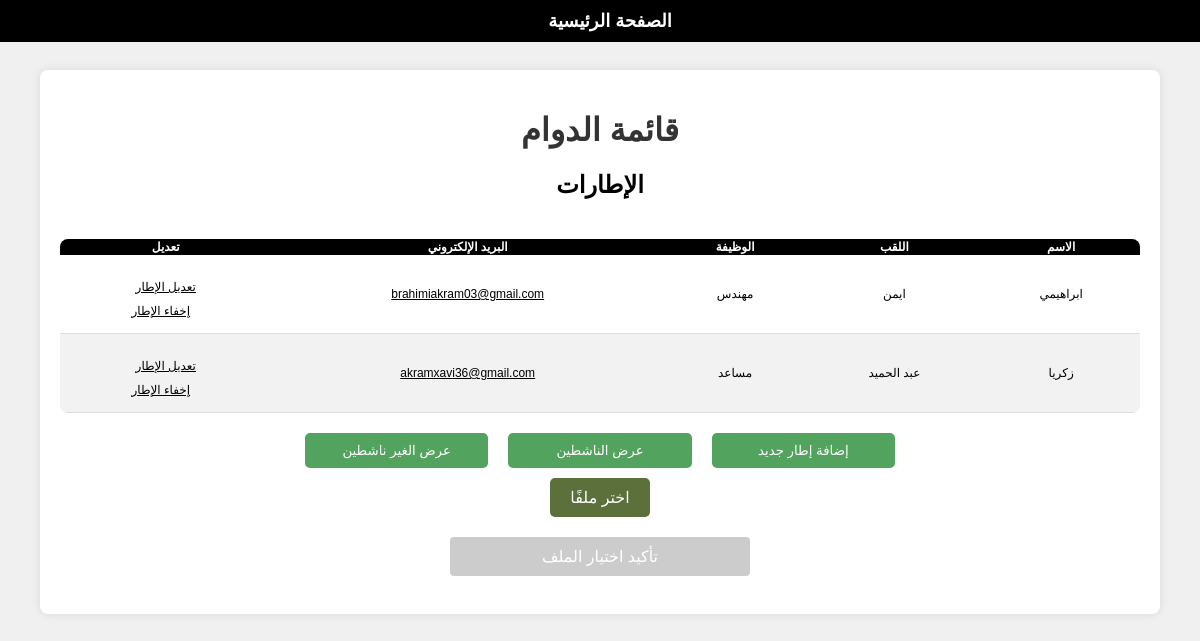
The app's page /afficher_liste/, older data.
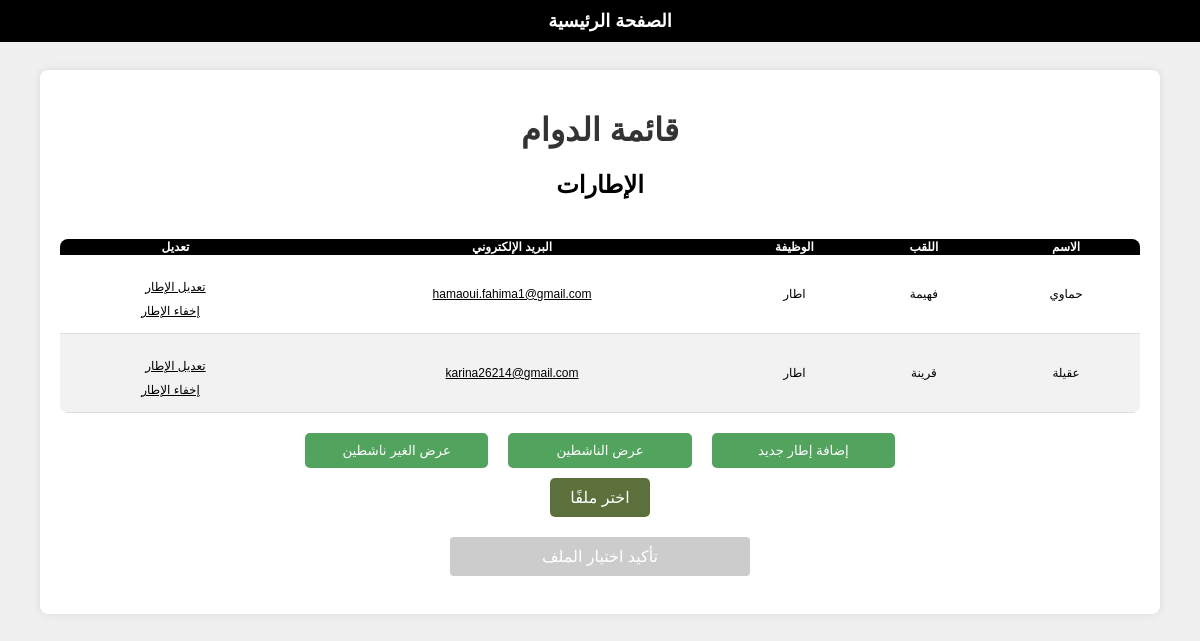
The same page, newer data.
### main/models.py (models this page shows, shortened)
class Cadre (models.Model):
    id = models.AutoField(primary_key= True)
    nom = models.CharField(max_length= 40)
    prenom = models.CharField(max_length = 40)
    poste = models.CharField(max_length= 60)
    email = models.EmailField(unique= True , max_length= 100)
    active = models.BooleanField(default = True)

### main/views.py (the view, shortened to what this page needs)
def afficher_liste (request) :
    if request.method == 'GET':
        filter_param = request.GET.get('filter')
        emails = Cadre.objects.filter(active=True).values_list('email', flat=True)
        email_list = ','.join(emails)
        if filter_param == 'inactive':
            cadres = Cadre.objects.filter(active=False)
            return render(request, 'afficher_liste.html', {'cadres': cadres, 'email_list': email_list})
        else :
            cadres = Cadre.objects.filter(active=True)
            return render(request, 'afficher_liste.html', {'cadres': cadres, 'email_list': email_list})

### main/templates/afficher_liste.html (shortened to what this page needs)
<!DOCTYPE html>
<html lang="ar" dir="rtl">
<head>
</head>
<body>
    <div class="homenavbar">
        <a href="{% url 'home' %}">الصفحة الرئيسية</a>
    </div>
    <div class="container">
        <h1>قائمة الدوام</h1>
        <h2>الإطارات</h2>
        <div class="cadre">
            <table>
                <thead>
                    <tr>
                        <th>الاسم</th>
                        <th>اللقب</th>
                        <th>الوظيفة</th>
                        <th>البريد الإلكتروني</th>
                        <th>تعديل</th>
                    </tr>
                </thead>
                <tbody>
                    {% for cadre in cadres %}
                        <tr>
                            <td>{{ cadre.nom }}</td>
                            <td>{{ cadre.prenom }}</td>
                            <td>{{ cadre.poste }}</td>
                            <td><a href="mailto:{{ cadre.email }}">{{ cadre.email }}</a></td>
                            <td>
                                {% if cadre.active %}
                                    <div class="lien">  <a href="{% url 'modifier cadre' cadre.id %}" >تعديل الإطار</a> </div>
                                    <div class="lien"> <a href="{% url 'masque cadre' cadre.id %}" style="margin-right: 10px;">إخفاء الإطار</a> </div>
                                {% else %}
                                    <div class="lien"> <a href="{% url 'modifier cadre' cadre.id %}">تعديل الإطار</a> </div>
                                    <div class="lien"><a href="{% url 'desmasque cadre' cadre.id %}" style="margin-right: 10px;">إظهار الإطار</a></div>
                                {% endif %}
                            </td>
                        </tr>
                    {% endfor %}
                </tbody>
            </table>
        </div>
        <div class="btn-group">
            <form method="get" action="{% url 'ajouter cadre' %}">
                <button type="submit">إضافة إطار جديد</button>
            </form>
            <form method="get" action="{% url 'afficher liste' %}">
                <button type="submit" name="filter" value="active">عرض الناشطين</button>
            </form>
            <form method="get" action="{% url 'afficher liste' %}">
                <button type="submit" name="filter" value="inactive">عرض الغير ناشطين</button>
            </form>
        </div>
        <form method="post" enctype="multipart/form-data">
            <label class="custom-file-upload">
                <span>اختر ملفًا</span>
            </label>
            <button type="submit" class="btn" id="submit-button" disabled>تأكيد اختيار الملف</button>
        </form>
    </div>
</body>
</html>

### main/templates/afficher_liste.html (style rules this page uses)
body { font-family: Arial, sans-serif; background-color: #f0f0f0; margin: 0; direction: rtl; }
.homenavbar { background-color: #000000; color: #fff; padding: 10px; text-align: center; font-size: 18px; width: 100%; position: fixed; top: 0; left: 0; z-index: 1000; }
.homenavbar a { color: #fff; text-decoration: none; margin: 0 15px; font-weight: bold; cursor: pointer; }
.container { background-color: #fff; padding: 20px; border-radius: 8px; box-shadow: 0 0 10px rgba(0, 0, 0, 0.1); text-align: center; width: 90%; max-width: 1200px; margin: 70px auto; }
h1 { color: #333; }
.btn { display: block; width: 100%; padding: 10px 20px; font-size: 16px; color: #fff; background-color: #52a35d;; text-align: center; text-decoration: none; border-radius: 4px; transition: background-color 0.3s; margin-top: 20px; border: none; max-width: 300px; margin-left: auto; margin-right: auto; cursor: pointer; }
.cadre { overflow-x: auto; }
.btn-group { display: flex; justify-content: center; gap: 10px; margin-top: 20px; max-width: 600px; margin-left: auto; margin-right: auto; }
.btn-group form { flex: 1; margin: 0 5px; }
.btn-group button { width: 100%; padding: 10px; background-color: #52a35d;; color: white; border: none; border-radius: 5px; cursor: pointer; }
.btn:disabled { background-color: #ccc; cursor: not-allowed; }
.custom-file-upload { display: inline-block; background-color: #5c703b; color: white; border: none; cursor: pointer; padding: 10px 20px; font-size: 16px; border-radius: 5px; margin-top: 10px; }
table { width: 100%; border-collapse: collapse; margin-top: 20px; background-color: #fff; border-radius: 8px; overflow: hidden; font-size: 12px; }
table thead { background-color: #000000; color: #fff; }
table thead th { text-align: center; }
table tbody tr:nth-child(even) { background-color: #f2f2f2; }
table tbody td { padding: 15px; text-align: center; border-bottom: 1px solid #ddd; }
.lien { padding-top: 10px; }
table td a { color:#000000; }

Row changes from the older to the newer data that the page shows:
no longer on this page (row edited): Cadre: nom "ابراهيمي", prenom "ايمن", poste "مهندس", email "brahimiakram03@gmail.com", active "تعديل الإطار"
no longer on this page (row edited): Cadre: nom "زكريا", prenom "عبد الحميد", poste "مساعد", email "akramxavi36@gmail.com", active "تعديل الإطار"
added Cadre: nom "حماوي", prenom "فهيمة", poste "اطار", email "hamaoui.fahima1@gmail.com", active "تعديل الإطار"
added Cadre: nom "عقيلة", prenom "قرينة", poste "اطار", email "karina26214@gmail.com", active "تعديل الإطار"
